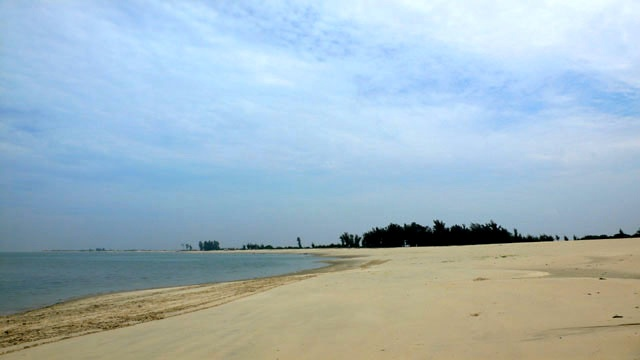
#> input picture MINE_PY27/ThePracticeOfML/SeondEditionMaster/test112.jpg, 640 x 360 px
$ python 10-11.py
#> lines starting #> are read from the running program, lines starting #| are printed output that depends on the picture
# -*- coding: utf-8 -*-
#加性零均值高斯噪声
#code:myhaspl@myhaspl.com
#10-11.py
import cv2
import numpy as np

fn="test112.jpg"
myimg=cv2.imread(fn)
#> myimg is the input picture: shape (360, 640, 3); mean B, G, R 192, 181.7, 160.6
img=cv2.cvtColor(myimg,cv2.COLOR_BGR2GRAY)
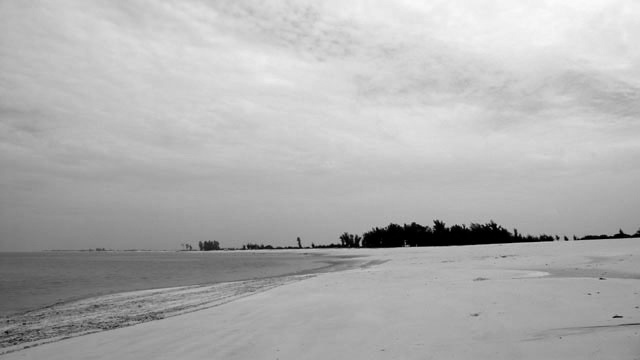
#> img: shape (360, 640); min 0, max 251, mean 176.6
param=30
#灰阶范围
grayscale=256
w=img.shape[1]
#> w = 640
h=img.shape[0]
#> h = 360
newimg=np.zeros((h,w),np.uint8)


for x in xrange(0,h):
    for y in xrange(0,w,2):
        r1=np.random.random_sample()
        r2=np.random.random_sample()
        z1=param*np.cos(2*np.pi*r2)*np.sqrt((-2)*np.log(r1))
        z2=param*np.sin(2*np.pi*r2)*np.sqrt((-2)*np.log(r1))

        fxy=int(img[x,y]+z1)
        fxy1=int(img[x,y+1]+z2)
        #f(x,y)
        if fxy<0:
            fxy_val=0
        elif fxy>grayscale-1:
            fxy_val=grayscale-1
        else:
            fxy_val=fxy
        #f(x,y+1)
        if fxy1<0:
            fxy1_val=0
        elif fxy1>grayscale-1:
            fxy1_val=grayscale-1
        else:
            fxy1_val=fxy1
        newimg[x,y]=fxy_val
        newimg[x,y+1]=fxy1_val
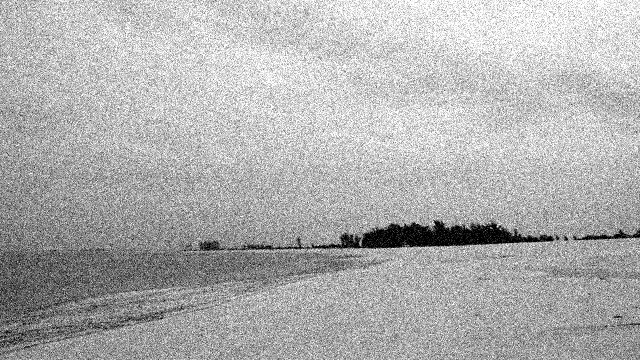
#> newimg: shape (360, 640); min 0, max 255, mean 175.8


cv2.imshow('preview',newimg)
cv2.waitKey()
cv2.destroyAllWindows()

$ run again, with MINE_PY27/ThePracticeOfML/SeondEditionMaster/test1.jpg copied over MINE_PY27/ThePracticeOfML/SeondEditionMaster/test112.jpg
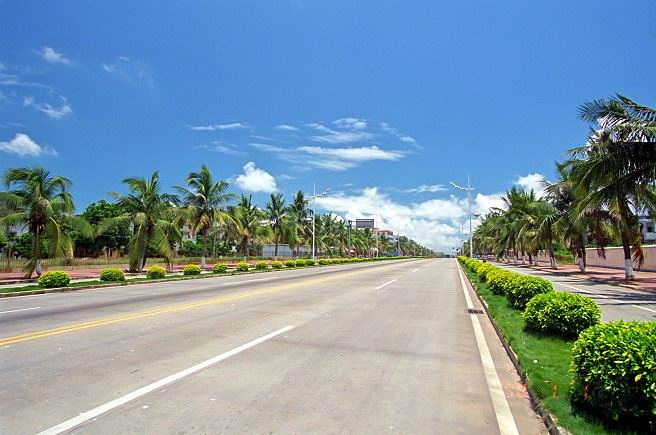
#> input picture MINE_PY27/ThePracticeOfML/SeondEditionMaster/test1.jpg, 656 x 435 px
#> myimg is the input picture: shape (435, 656, 3); mean B, G, R 163.1, 147.9, 122.4
#> `img=cv2.cvtColor(myimg,cv2.COLOR_BGR2GRAY)`:
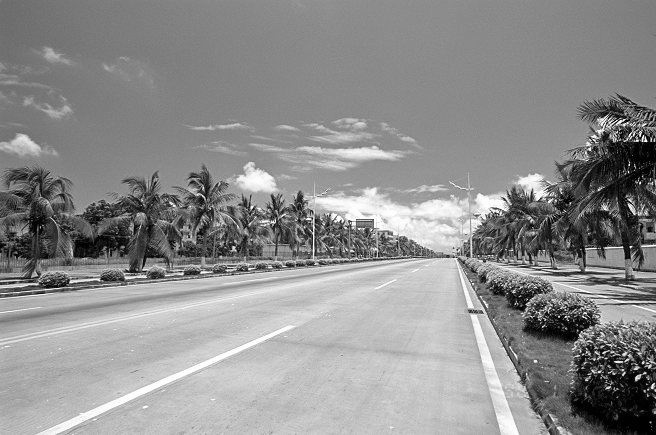
#> img: shape (435, 656); min 0, max 255, mean 142
#> after the loop `for x in xrange(0,h):`:
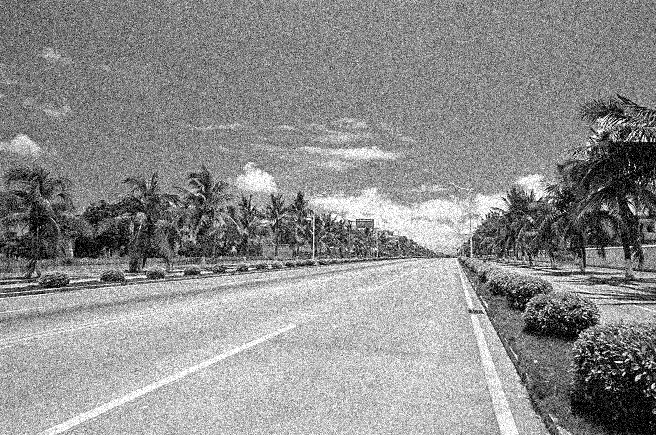
#> newimg: shape (435, 656); min 0, max 255, mean 141.6

$ run again, with MINE_PY27/ThePracticeOfML/SeondEditionMaster/test2.jpg copied over MINE_PY27/ThePracticeOfML/SeondEditionMaster/test112.jpg
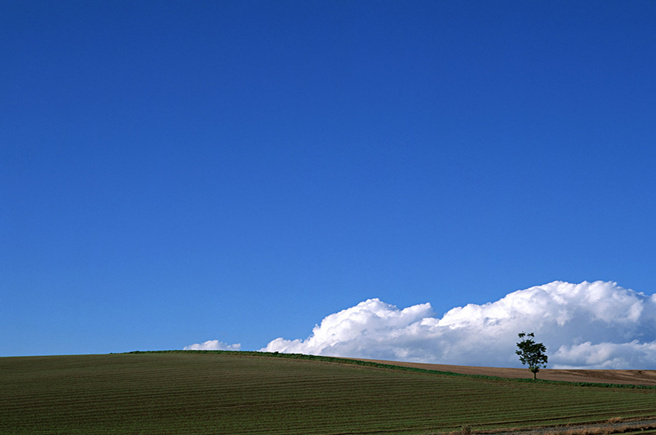
#> input picture MINE_PY27/ThePracticeOfML/SeondEditionMaster/test2.jpg, 656 x 435 px
#> myimg is the input picture: shape (435, 656, 3); mean B, G, R 162.9, 99.8, 59.6
#> `img=cv2.cvtColor(myimg,cv2.COLOR_BGR2GRAY)`:
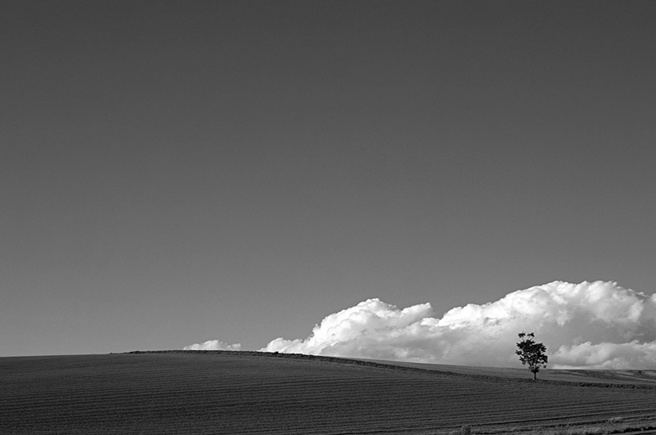
#> img: shape (435, 656); min 0, max 255, mean 95
#> after the loop `for x in xrange(0,h):`:
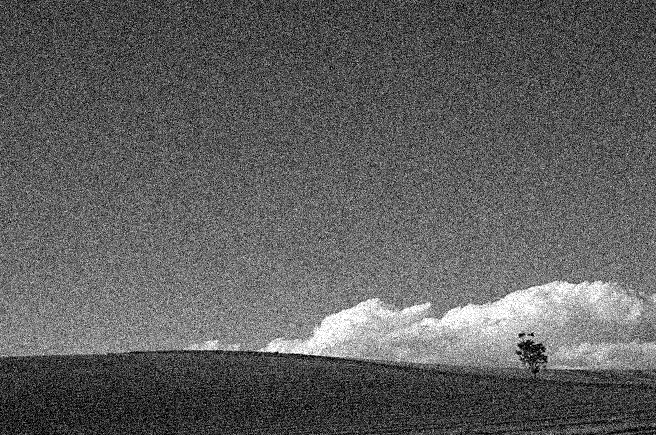
#> newimg: shape (435, 656); min 0, max 255, mean 94.6

$ run again, with MINE_PY27/ThePracticeOfML/SeondEditionMaster/test3.jpg copied over MINE_PY27/ThePracticeOfML/SeondEditionMaster/test112.jpg
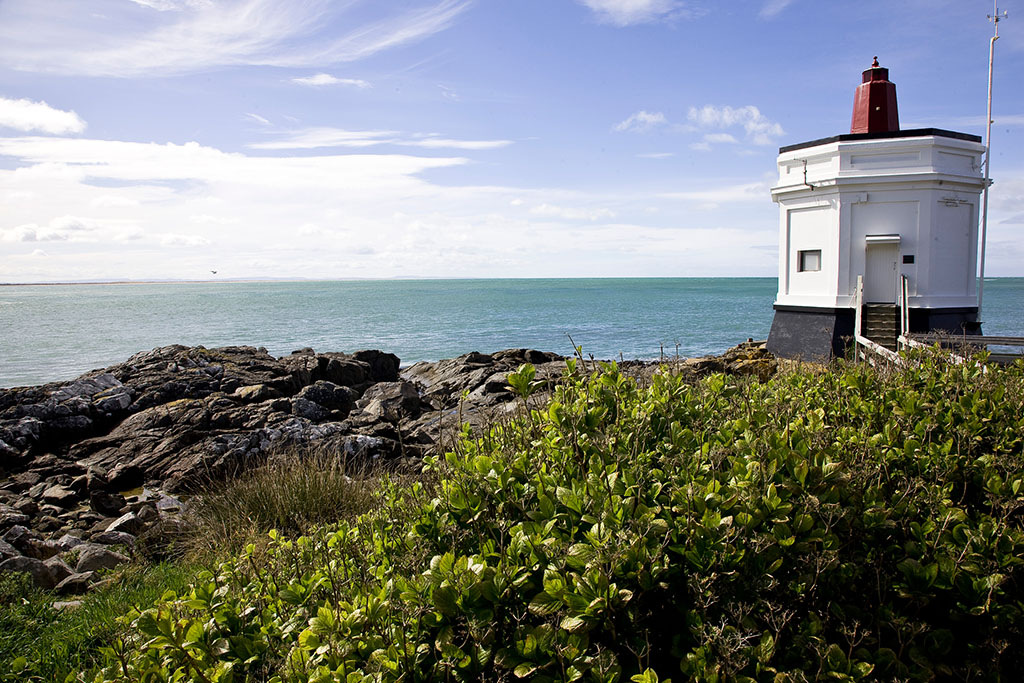
#> input picture MINE_PY27/ThePracticeOfML/SeondEditionMaster/test3.jpg, 1024 x 683 px
#> myimg is the input picture: shape (683, 1024, 3); mean B, G, R 124.7, 128.5, 123.7
#> `img=cv2.cvtColor(myimg,cv2.COLOR_BGR2GRAY)`:
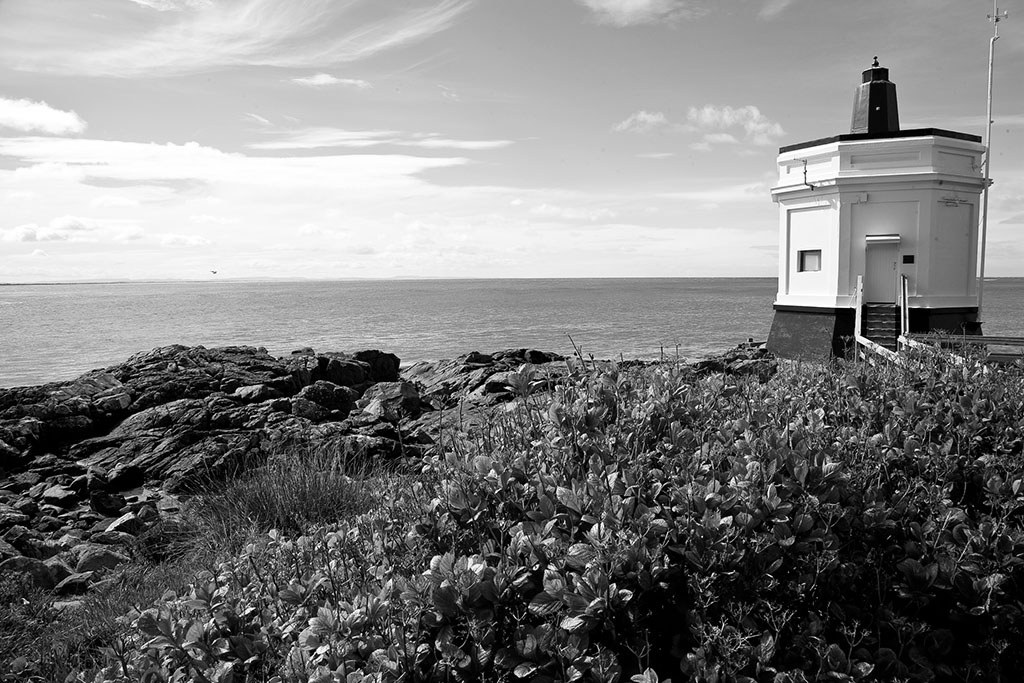
#> img: shape (683, 1024); min 0, max 255, mean 126.6
